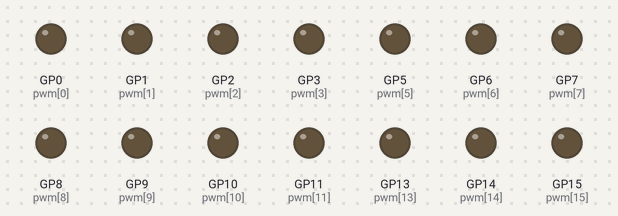
Simulated run of this program. Board: Raspberry Pi Pico running MicroPython. On the bench: output pins drawn as LEDs (lit = HIGH). Random numbers come from a fixed seed; the clock reads 2024-03-15 10:24:30 at power-on unless the program sets it.

Above: at 0.1 s.
At 12.98 s:
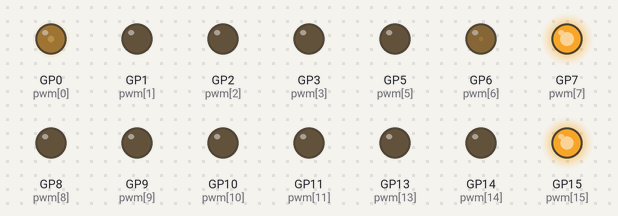
Timing chart, 0 to 40.0 s (numbered marks = the images above):
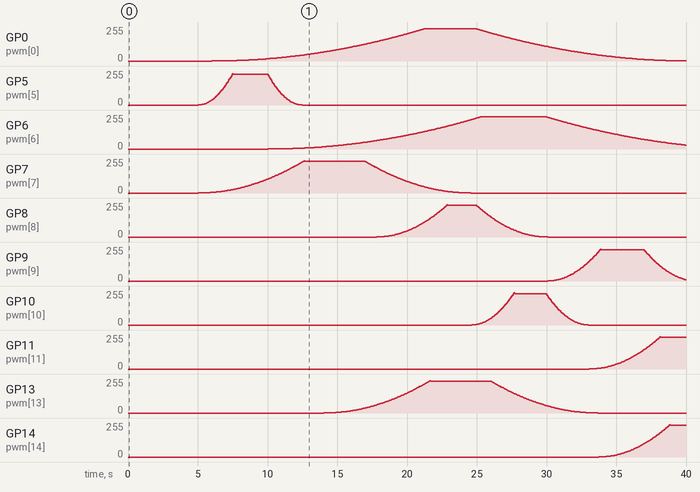

Measured:
- by itself, GP0 (pwm[0]): rises from 0/255 to 243/255 in 15.2 s, then falls to 1/255 in 17.9 s
- by itself, GP5 (pwm[5]): rises from 0/255 to 235/255 in 2.4 s, then falls to 0/255 in 5.0 s
- by itself, GP6 (pwm[6]): rises from 0/255 to 243/255 in 15.3 s, then falls to 29/255 in 14.7 s
- by itself, GP7 (pwm[7]), GP13 (pwm[13]): rises from 0/255 to 243/255 in 7.6 s, then falls to 0/255 in 12.0 s
- by itself, GP8 (pwm[8]): rises from 0/255 to 241/255 in 5.0 s, then falls to 0/255 in 7.2 s
- by itself, GP9 (pwm[9]): rises from 0/255 to 239/255 in 3.8 s, then falls to 10/255 in 6.1 s
- by itself, GP10 (pwm[10]): rises from 0/255 to 243/255 in 3.0 s, then falls to 0/255 in 5.3 s
- by itself, GP11 (pwm[11]), GP14 (pwm[14]): rises from 0/255 to 241/255 in 5.1 s, then falls to 237/255 in 0.06 s

The program:

main.py
```python
from machine import Pin, PWM
from time import sleep
from time import time
from random import randint


########  ПАРАМЕТРЫ ДЛЯ КОРРЕКТИРОВКИ  ##########################################
#Время ожидания запуска одной звезды в секундах (случайная величина от и до)
timeInDownMin = 1
timeInDownMax = 30

#Время максимальной яркости одной звезды в секундах (случайная величина от и до)
timeInUpMin = 2
timeInUpMax = 4

#Звезда включена (1) или выключена (0) (всего 16 шт)
starsOnOff = [1, 1, 1, 1, 1, 1, 1, 1, 1, 1, 1, 1, 1, 1, 1, 1]

#Скорость нарастания яркости каждой звездыь  (всего 16 шт)
speed = [1, 2, 3, 4, 5, 6, 1, 2, 3, 4, 5, 3, 1, 2, 3, 4]

#Максимальное число одновременно запущенных звезд
numMaxStars=5


####################################################################################


pwm = [
    PWM(Pin(0)),
    PWM(Pin(1)),
    PWM(Pin(2)),
    PWM(Pin(3)),
    PWM(Pin(4)),
    PWM(Pin(5)),
    PWM(Pin(6)),
    PWM(Pin(7)),
    PWM(Pin(8)),
    PWM(Pin(9)),
    PWM(Pin(10)),
    PWM(Pin(11)),
    PWM(Pin(12)),
    PWM(Pin(13)),
    PWM(Pin(14)),
    PWM(Pin(15))
]
freq = [
    pwm[0].freq(1000),
    pwm[1].freq(1000),
    pwm[2].freq(1000),
    pwm[3].freq(1000),
    pwm[4].freq(1000),
    pwm[5].freq(1000),
    pwm[6].freq(1000),
    pwm[7].freq(1000),
    pwm[8].freq(1000),
    pwm[9].freq(1000),
    pwm[10].freq(1000),
    pwm[11].freq(1000),
    pwm[12].freq(1000),
    pwm[13].freq(1000),
    pwm[14].freq(1000),
    pwm[15].freq(1000)
]
duty = [0, 0, 0, 0, 0, 0, 0, 0, 0, 0, 0, 0, 0, 0, 0, 0]
direction = [1, 1, 1, 1, 1, 1, 1, 1, 1, 1, 1, 1, 1, 1, 1, 1]
numStarStarted = 0
starStarted = [0, 0, 0, 0, 0, 0, 0, 0, 0, 0, 0, 0, 0, 0, 0, 0]

# Время старта
startFromDown = [
    int(round(time())) + randint(timeInDownMin, timeInDownMax),
    int(round(time())) + randint(timeInDownMin, timeInDownMax),
    int(round(time())) + randint(timeInDownMin, timeInDownMax),
    int(round(time())) + randint(timeInDownMin, timeInDownMax),
    int(round(time())) + randint(timeInDownMin, timeInDownMax),
    int(round(time())) + randint(timeInDownMin, timeInDownMax),
    int(round(time())) + randint(timeInDownMin, timeInDownMax),
    int(round(time())) + randint(timeInDownMin, timeInDownMax),
    int(round(time())) + randint(timeInDownMin, timeInDownMax),
    int(round(time())) + randint(timeInDownMin, timeInDownMax),
    int(round(time())) + randint(timeInDownMin, timeInDownMax),
    int(round(time())) + randint(timeInDownMin, timeInDownMax),
    int(round(time())) + randint(timeInDownMin, timeInDownMax),
    int(round(time())) + randint(timeInDownMin, timeInDownMax),
    int(round(time())) + randint(timeInDownMin, timeInDownMax),
    int(round(time())) + randint(timeInDownMin, timeInDownMax)
]

startFromUp = [
    int(round(time())) + randint(timeInUpMin, timeInUpMax),
    int(round(time())) + randint(timeInUpMin, timeInUpMax),
    int(round(time())) + randint(timeInUpMin, timeInUpMax),
    int(round(time())) + randint(timeInUpMin, timeInUpMax),
    int(round(time())) + randint(timeInUpMin, timeInUpMax),
    int(round(time())) + randint(timeInUpMin, timeInUpMax),
    int(round(time())) + randint(timeInUpMin, timeInUpMax),
    int(round(time())) + randint(timeInUpMin, timeInUpMax),
    int(round(time())) + randint(timeInUpMin, timeInUpMax),
    int(round(time())) + randint(timeInUpMin, timeInUpMax),
    int(round(time())) + randint(timeInUpMin, timeInUpMax),
    int(round(time())) + randint(timeInUpMin, timeInUpMax),
    int(round(time())) + randint(timeInUpMin, timeInUpMax),
    int(round(time())) + randint(timeInUpMin, timeInUpMax),
    int(round(time())) + randint(timeInUpMin, timeInUpMax),
    int(round(time())) + randint(timeInUpMin, timeInUpMax)
]


def isStart(num):
    if round(time()) > startFromDown[num]:
        if round(time()) > startFromUp[num]:
            return 1
        else :
            return 0
    else :
        return 0

def plus(num):
    global numStarStarted
    if starStarted[num] == 1: #Если уже запущена
        duty[num] +=speed[num]
        if duty[num] > 250:
            duty[num] = 250
            direction[num] = 0
            startFromUp[num] = int(round(time())) + randint(timeInUpMin, timeInUpMax)
    if starStarted[num] == 0: #Запускаем звезду
        if  numStarStarted < numMaxStars:
            starStarted[num] = 1
            numStarStarted +=1
            duty[num] +=speed[num]

def minus(num):
    global numStarStarted
    duty[num] -=speed[num]
    if duty[num] < 0:
        duty[num] = 0
        numStarStarted -= 1
        starStarted[num] = 0 #остановили звезду
        direction[num] = 1
        startFromDown[num] = int(round(time())) + randint(timeInDownMin, timeInDownMax)

def setDuty(num):
    if direction[num] == 1:
        plus(num)
    if direction[num] == 0:
        minus(num)

def setPwn(num):
    pwm[num].duty_u16(duty[num] * duty[num])

while True:
    sleep(0.06)
    for i in [0, 1, 2, 3, 4, 5, 6, 7, 8, 9, 10, 11, 12, 13, 14, 15]:
        if starsOnOff[i] == 1:
            if isStart(i) == 1:
                setDuty(i)
                setPwn(i)
        if starsOnOff[i] == 0:
            pwm[i].duty_u16(0)
```
